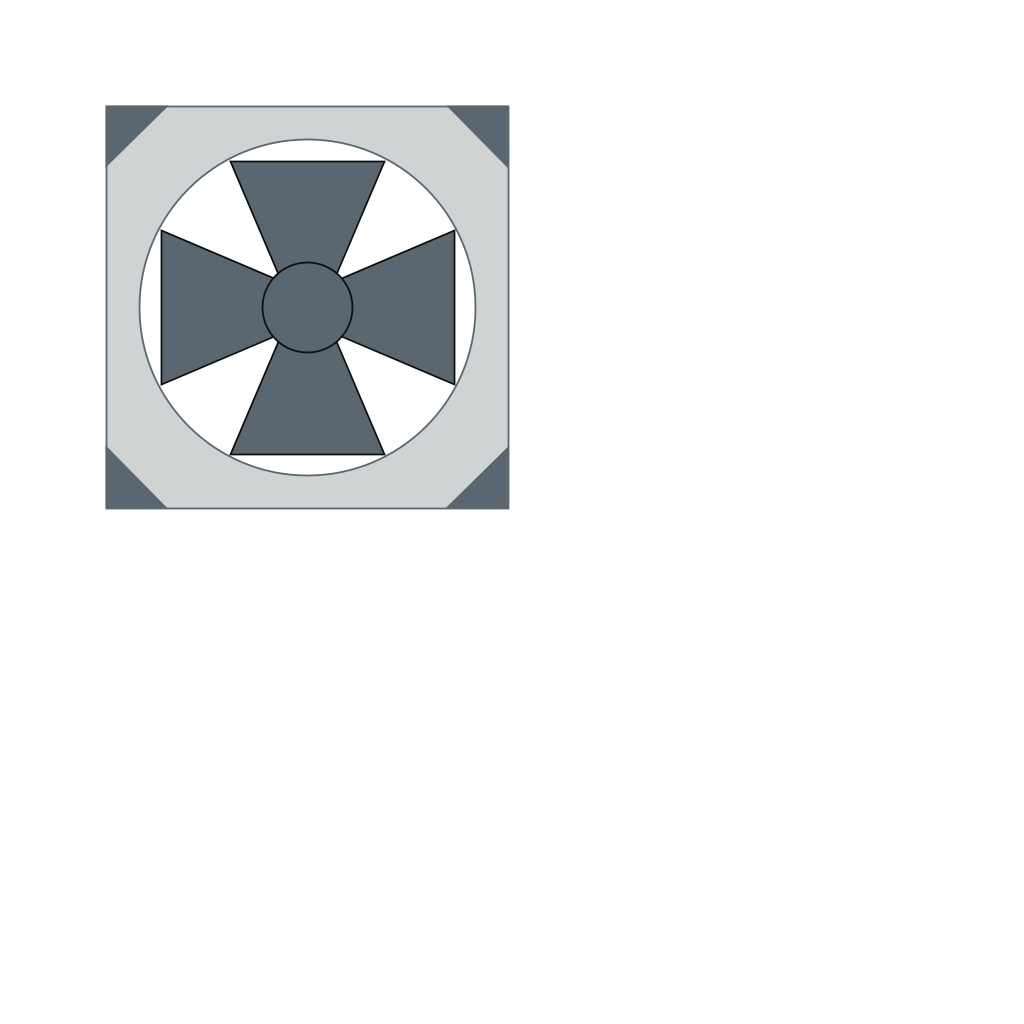
Frame 1 (no input)
Frame 60 (the mouse pressed at the canvas centre just before this capture): identical to frame 1, image omitted
Frame 120 (the mouse held since frame 60 and released just before this capture): identical to frame 1, image omitted

The Processing sketch that drew this single still picture (run headless with seeded random() and noise(); from frame 60 on, the mouse is pressed at the canvas centre):

// Processing sketch: Assignment_1_Composition
// ── Assignment_1_Composition.pde
//Resubmission tip: Make sure to have only one boolean for color, and one boolean for size. 
//Resubmission tip: Make sure to have all the images included in the end. 
//Resubmission tip: Add another variable, maybe location? 

color accents, mainColor, black;
float fscale; 

// Fan Color
boolean fanBrown = random(1.0) < 0.20;
boolean fanGrey = random(1.0) < 0.50; 
boolean fanNormal = random(1.0) < 0.75;
boolean fanSmall = random(1.0) < 0.50;

void setup() {
  println("This program will make computer fans in three different color combinations and two different sizes:"); 
  size(1024, 1024);
  ellipseMode(CENTER);
  rectMode(CENTER);

  black = #0E0F0F;
  // Controls the color of the fan
  if (fanBrown){
    // makes fan brown and beige
     accents = #653024; // brown 
     mainColor =  #E7ceb5; // beige
     println("Chocolate cookie fan, hmmm delicious!");
  } else if (fanGrey) {
    // makes fan light gray and dark grey 
     accents = #5B6770; // dark gray
     mainColor = #D0d3d4; // light gray
     println("Concret Jungle fan, how boring..."); 
  } else {
     accents = #653024; // brown 
     mainColor = black;
     println("Charcohal and Dirt fan, reminds me of labor"); 
     
  // controls the size of the fan. 
  }
  if (fanNormal){
    fscale = 1;
    println("Regular size, perfect for regular cases!");
  } else if (fanSmall){
    fscale = 0.60;
    println("Small size, perfect for small cases!");
  } else {
    fscale = 1.2;
    println("Gigantic size, are you trying to compesate for something?"); 
  }
}

void draw(){
  background(255);
  
  //Fan Frame 
  scale(fscale);
  strokeWeight(3);
  stroke(accents);
  fill(mainColor);
  square(width/2, height/2, 670);
  
  //fan arc
  fill(255);
  circle(width/2, height/2, 560);
  stroke(black);
  fill(accents);
  
  //bottom blade
  float topB = 546;
  float botB = 757;
  quad(474, topB, 550, topB, 640, botB, 384, botB);
  
  //top  blade
  translate(0, -277);
  quad(474, botB, 550, botB, 640, topB, 384, topB);
  resetMatrix();
  scale(fscale);
  
  //right blade
  quad(topB, 474, topB, 550, botB, 640, botB, 384);
  
  //left Blade
  translate(-277, 0);
  quad(botB, 474, botB, 550, topB, 640, topB, 384);
  resetMatrix ();
  scale(fscale);
  
  //center of fan
  circle(width/2, height/2, 150);
  
  // Fan Corners
  PVector origin = new PVector(-50, -78);
  PVector cornerA = new PVector(50, -78);
  PVector cornerB = new PVector(-50, 20);
  
  stroke(accents);
  translate(228, 256);
  triangle (origin.x, origin.y, cornerA.x, cornerA.y, cornerB.x, cornerB.y);
  resetMatrix();
  scale(fscale);
  
  // top right corner
  translate(768, 228);
  rotate(TAU*0.25);
  triangle (origin.x, origin.y, cornerA.x, cornerA.y, cornerB.x, cornerB.y);
  resetMatrix();
  scale(fscale);
  
  // bottom right corner
  translate(795, 768);
  rotate(TAU*0.50);
  triangle (origin.x, origin.y, cornerA.x, cornerA.y, cornerB.x, cornerB.y);
  resetMatrix();
  scale(fscale);
  
  // bottom left corner
  translate(256, 795);
  rotate(TAU*0.75);
  triangle (origin.x, origin.y, cornerA.x, cornerA.y, cornerB.x, cornerB.y);
  resetMatrix();
}
